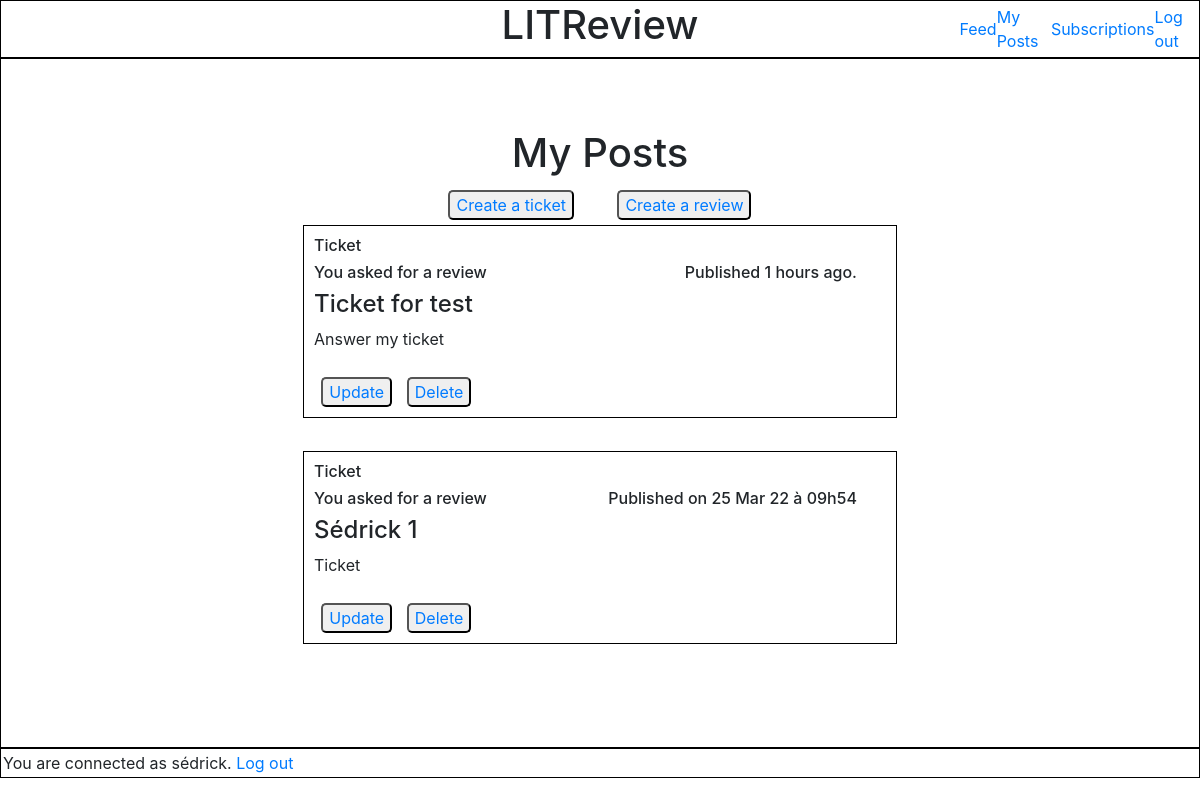
The page /my_posts_page/ (signed in) on the database its author committed.
### feedapp/models.py (models this page shows, shortened)
class Ticket(models.Model):
    title = models.CharField(max_length=128)
    description = models.CharField(max_length=2048, blank=True)
    user = models.ForeignKey(settings.AUTH_USER_MODEL, on_delete=models.CASCADE)
    image = models.ImageField(null=True, blank=True)
    time_created = models.DateTimeField(auto_now_add=True)
    IMAGE_MAX_SIZE = (100, 100)

### authentication/models.py (models this page shows)
class User(AbstractUser):
    username = models.CharField(max_length=20, unique=True)
    USERNAME_FIELD = 'username'

### feedapp/views.py (the view)
# urls.py: path('my_posts_page/', my_posts_page, name='my_posts_page'),
@login_required
def my_posts_page(request):
    tickets = models.Ticket.objects.filter(user=request.user)
    reviews = models.Review.objects.filter(user=request.user)
    tickets = tickets.annotate(content_type=Value('TICKET', CharField()))
    reviews = reviews.annotate(content_type=Value('REVIEW', CharField()))
    posts = sorted(chain(tickets, reviews), key=lambda post: post.time_created, reverse=True)
    return render(request, 'feedapp/my_posts_page.html', context={'posts': posts})

### feedapp/templatetags/feedapp_extras.py (called while the page is built)
@register.filter
def get_posted_at_display(posted_at):
    seconds_ago = (timezone.now() - posted_at).total_seconds()
    if seconds_ago <= HOUR:
        return f'Published {int(seconds_ago // MINUTE)} minutes ago.'
    elif seconds_ago <= DAY:
        return f'Published {int(seconds_ago // HOUR)} hours ago.'
    return f'Published on {posted_at.strftime("%d %b %y à %Hh%M")}'

@register.simple_tag(takes_context=True)
def get_poster_display(context, user):
    if user == context['user']:
        return 'You'
    return user.username

### feedapp/templates/feedapp/my_posts_page.html (shortened to what this page needs)
{% extends 'base.html' %}
{% load static %}
{% load feedapp_extras %}
    {% block content %}
        <div class="main_content">
            <h1>My Posts</h1>
            <div class="main_content_buttons">
                <button type="button" class="button_review_ticket"><a href="{% url 'create_ticket' %}">Create a ticket</a></button>
                <button type="button" class="button_review_ticket"><a href="{% url 'create_review' %}">Create a review</a></button>
            </div>
            {% for post in posts %}
                <div class="post">
                    {% if post.content_type == 'TICKET' %}
                        {% include 'feedapp/partials/ticket_snippet.html' with ticket=post %}
                            <div class="main_content_buttons">
                                <button type="submit" class="button_delete_update"><a href="{% url 'ticket_update' post.id %}">Update</a></button>
                                <button type="submit" class="button_delete_update"><a href="{% url 'delete_ticket_page' post.id %}">Delete</a> </button>
                            </div>
                    {% endif %}
                </div>
            {% endfor %}
        </div>
    {% endblock content %}

### templates/base.html (shortened to what this page needs)
<!DOCTYPE html>
<html lang="en">
<head>
    {% load static %}
    <link rel="stylesheet" href="{% static 'style.css' %}">
    <link rel="stylesheet" href="https://cdn.jsdelivr.net/npm/bootstrap@4.3.1/dist/css/bootstrap.min.css">
    <link rel="stylesheet" href="https://cdnjs.cloudflare.com/ajax/libs/font-awesome/4.7.0/css/font-awesome.min.css">
</head>
<body>
    <header class="base_header">
        <div id="header_spaceholder"></div>
        <div class="header_h1"><h1>LITReview</h1></div>
      <nav>
          <a href="{% url 'home_page' %}">Feed</a>
          <a href="{% url 'my_posts_page' %}">My Posts</a>
          <a href="{% url 'subscription_page' %}">Subscriptions</a>
          {% if user.is_authenticated %}
            <a href="{% url 'logout_page' %}">Log out</a>
          {% endif %}
      </nav>
    </header>
  {% block content %} {% endblock content %}
  {% if user.is_authenticated %}
    <footer>You are connected as {{ user }}. <a href="{% url 'logout_page' %}">Log out</a></footer>
  {% endif %}
</body>
</html>

### feedapp/templates/feedapp/partials/ticket_snippet.html (shortened to what this page needs)
{% load static %}
{% load feedapp_extras %}
<div class="ticket">
    <h6>Ticket</h6>
    <div class="ticket_info">
        <h6>{% get_poster_display ticket.user %} asked for a review</h6>
        <h6>{{ ticket.time_created|get_posted_at_display }}</h6>
    </div>
    <h4>{{ ticket.title }}</h4>
    <p>{{ ticket.description }}</p>
</div>

### static/style.css (style rules this page uses)
.base_header { border: 1px black solid; display: flex; justify-content: center; }
.base_header nav { display: flex; flex: 0.3; justify-content: space-around; align-items: center; text-decoration: none; }
.base_header #header_spaceholder { flex: 0.3; }
.base_header .header_h1 { display: flex; flex: 0.9; justify-content: center; align-items: center; }
.main_content { border: 1px black solid; display: flex; flex-direction: column; justify-content: center; align-items: center; padding: 5px; min-height: 690px; }
.main_content h1 { text-align: center; }
.main_content button { border-radius: 5px; }
.main_content .main_content_buttons { display: flex; justify-content: space-around; align-items: center; width: 30%; padding: 5px; }
.main_content .post { border: 1px black solid; width: 50%; padding: 5px; }
.ticket { display: flex; flex-direction: column; width: 95%; padding: 5px; }
.ticket .ticket_info { display: flex; justify-content: space-between; }
footer { border: 1px black solid; display: flex; width: 100%; padding: 2px; }

### rows shown on the page
Ticket: user "You", time_created|get_posted_at_display "Published 1 hours ago.", title "Ticket for test", description "Answer my ticket"
Ticket: user "You", time_created|get_posted_at_display "Published on 25 Mar 22 à 09h54", title "Sédrick 1", description "Ticket"
User: username "sédrick"
